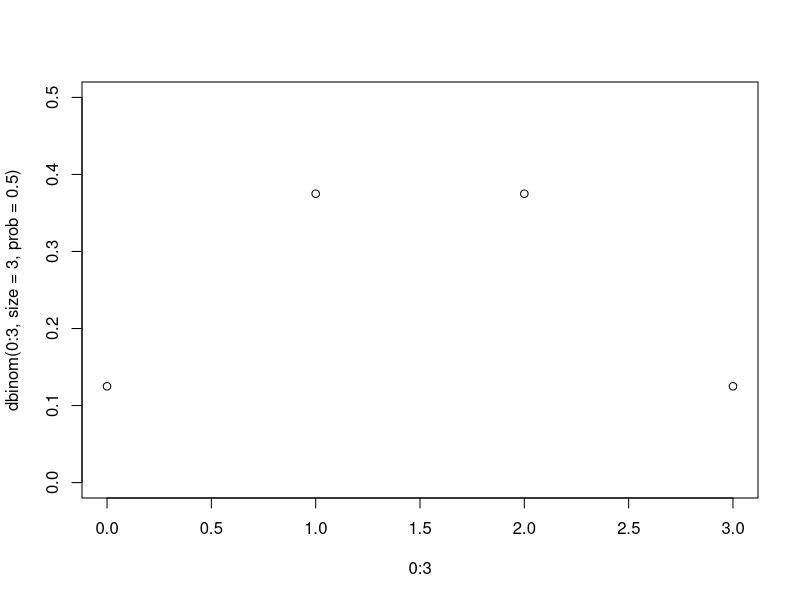
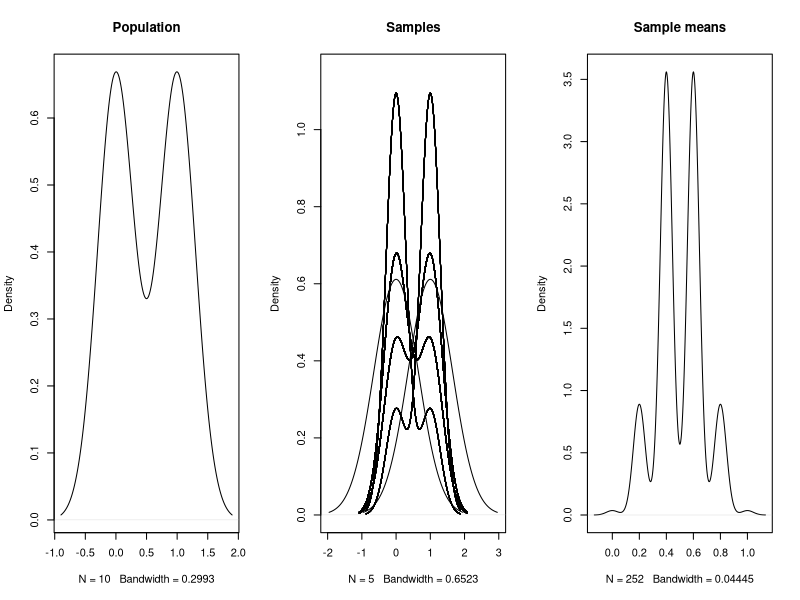
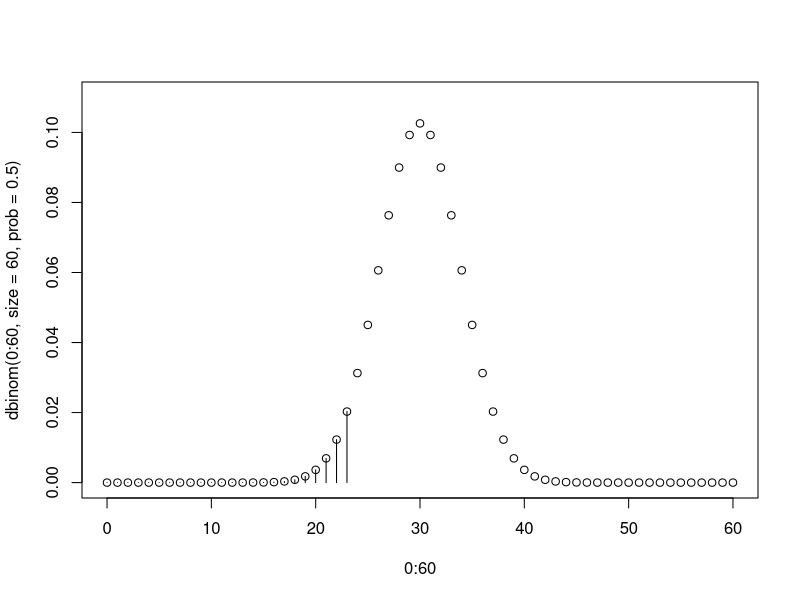
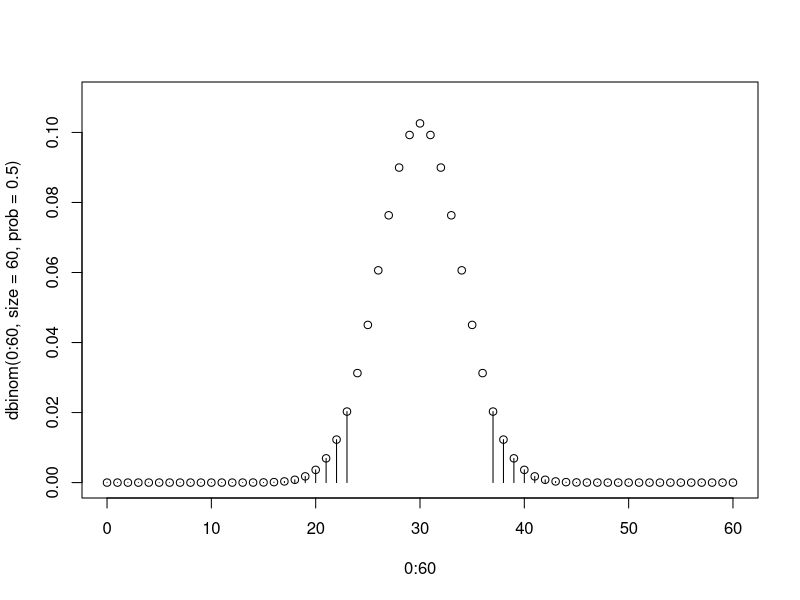

Recreate these plots in R, in order.
# 別忘了先設定工作目錄！

# 二之一節

# 模擬10,000次猜測火星人布魯諾是誰的結果
# 有三個名字各叫A, B, C的火星人
martians = c("A","B","C") 		
# 產生一個包含10000個為數字0的向量
first.guess.acc = numeric(10000)	
# 另產生一個包含10000個為數字0的向量
change.guess.acc = numeric(10000)	
# 進行10000次模擬
for (i in 1:10000) { 			
  # 隨機使用sample()函數選其中一個火星人為真實的布魯諾
 	real.bruno = sample(martians, 1) 	
 	# 隨機使用sample()函數猜測其中一個火星人為布魯諾
 	first.guess = sample(martians, 1)	
 	# 隨機選一個說自己不是布魯諾的火星人
 	# setdiff()函數幫忙從martians物件排除第一次猜測的火星人與真實的布魯諾
 	non.bruno = sample(setdiff(martians, c(real.bruno, first.guess)), 1) 
 	# 產生更換猜測的人選(排除第一次猜測的火星人與說自己不是布魯諾的火星人)
 	change.guess = setdiff(martians, c(first.guess, non.bruno))
 	# 如果第一次猜測是對的，會將1存入對應的「第一次猜測結果」的向量
 	# 1 * FALSE = 0；1 * TRUE = 1
 	first.guess.acc[i] = 1 * (real.bruno == first.guess) 
 	# 如果更換猜測人選後是對的，會將1存入對應的「更換後猜測結果」的向量
 	change.guess.acc[i] = 1 * (real.bruno == change.guess) 
} 

prob.first.guess = mean(first.guess.acc) 	# 第一次猜測正確的概率 
prob.change.guess = mean(change.guess.acc) 	# 第二次猜測的概率 
prob.first.guess 					# 大約是0.33，也就是1/3 
prob.change.guess 				# 大約是0.67，也就是2/3

# 三之一節
# 以擲硬幣的例子解釋從二項分佈中得到某種結果的機率
# 在擲三次硬幣的情況下，得出完全沒有正面的機率 
p0 = dbinom(x = 0, size = 3, prob = 0.5)
# 得出剛好1個正面的機率 
p1 = dbinom(x = 1, size = 3, prob = 0.5)
# 得出剛好2個正面的機率 
p2 = dbinom(x = 2, size = 3, prob = 0.5)
# 得出剛好3個正面的機率
p3 = dbinom(x = 3, size = 3, prob = 0.5) 
# 產生得出這四種情況的分佈圖 
plot(0:3, dbinom(0:3, size = 3, prob = 0.5), ylim = c(0,0.5)) 
# 得出最多2個正面的機率(0, H, 或HH)
p0 + p1 + p2 		
# 得出最少2個正面的機率(HH, HHH)
p2 + p3 				 
# 得出最多2個正面的機率(0, H, 或HH)
pbinom(q = 2, size = 3, prob = 0.5) 	 
# 得出最少2個正面的機率
pbinom(q = (3-2), size=3, prob=0.5) 
# 在擲60次硬幣的情況下，得到最少23個正面的機率
pbinom(q = 23, size = 60, prob = 0.5)  

# 模擬從母體火星文抽樣香蕉字詞的過程
# 符合虛無假設的母體，詞A與詞B各50,000個
null.population = c(rep("A", 50000), rep("B", 50000)) 
# 建立物件儲存得到至少37個詞A的抽樣次數 
hit.count = 0 
# 進行10,000次抽樣
for (i in 1:10000) { 
  # 用sample()從虛無假設的母體中隨意採樣60個「香蕉」字詞
  our.sample = sample(null.population, 60) 
  # 用sum()把所有樣本裡是A的數量加起來
  a.count = sum(our.sample == "A") 	
  # 如果a.count至少是(大於或等於)37
  if (a.count >= 37) 
  {  
     # 抽樣成功次數累加1
     hit.count = hit.count+1 
	} 
} 
# 把所有至少是37的抽樣結果數量除以10000次的採樣
hit.count/10000

# 三之三節
# 以「數值」的方式看待正確與否(0 = 不正確，1 = 正確)
samp = c(0,0,0,1,1) 
samp.mean = mean(samp) 		# 也就是正確率為2/5

# 直接先用二項檢定測試得到正確率為2/5的機率
pbinom(q = 2, size = 5, prob = 0.5) 	# 在5個樣本中，至少其中2個正確的機率 
#[1] 0.5 

# 改用常態分佈抽樣測試看看
mean(c(rep(0, 5), rep(1, 5))) # 假設母體為重覆5個0再重覆5個1
#[1] 0.5 

choose(10, 5) 		# 從有著10筆資料的母體任選5筆樣本資料的可能子集合數量
#[1] 252 

# 產生所有含有5個樣本的母體子集合
pop = c(rep(0, 5), rep(1, 5)) 	# 我們虛無假設的母體 
pop 					     
# 從母體中生成所有5個樣本的集合並放在一欄中
all.samps = combn(pop, 5) 	 
# 雖然很多子集合看起來一樣，但都是不同的組合 
all.samps 				

# 計算all.samps矩陣中每一欄的平均數 (1 = 行，2 = 欄) 
dist.samp.means = apply(all.samps, 2, mean) 

# 產生到目前為止步驟產出的結果的圖表
par(mfrow=c(1, 3)) 			# 把三個圖放在一列三欄的圖表空間 
plot(density(pop),main="Population")	# 繪製母體的分佈密度圖

# 接著繪製位於第一欄子集合的分佈密度圖
plot(density(all.samps[, 1]), main="Samples", 
	xlim = c(-2, 3), ylim =c(0, 1.15)	# 調整x軸和y軸的範圍
) 	 
for (i in 2:252) { 
	lines(density(all.samps[, i])) 	 	# 加上其他欄的子集合分佈密度圖
} 
# 最後繪製樣本的分佈密度圖
plot(density(dist.samp.means), main = "Sample means")
# 重設圖表空間為1列1欄
par(mfrow=c(1, 1)) 	

# 子集合平均數小於或等於(<=) 樣本平均數的數量，除以所有可能子集合數(252)
sum(dist.samp.means <= samp.mean) / length(dist.samp.means) 
#[1] 0.5 

# 模擬1,000次上述的抽樣計算過程
# 創建一個有1,000個數字的向量做為儲存的容器
rand.samp.means = numeric(1000) 	 
for (i in 1:1000) { 
  # 隨著迴圈進行在每次隨機運算前指定不同的亂數種子確保得到一樣的隨機運算
	set.seed(i)		
  # 隨意取出五個樣本子集合的計算平均數並存入rand.samp.means
	rand.samp.means[i] = mean(sample(pop, 5)) 
} 
# 子集合平均數小於或等於(<=) 樣本平均數的數量，除以所有可能子集合數(1,000)
sum(rand.samp.means <= samp.mean) / length(rand.samp.means)
#[1] 0.517

# 把樣本平均分佈當成常態分佈
# 常態分佈的平均值
mean.of.means = mean(dist.samp.means) 
mean.of.means 
#[1] 0.5
# 常態分佈的標準差
sd.of.means = sd(dist.samp.means) 
sd.of.means 
#[1] 0.1669983
# 我們實際平均數.4轉換為 z分數 
samp.mean.z = (samp.mean - mean.of.means)/sd.of.means 
samp.mean.z 
#[1] -0.5988083

# 在常態分佈中低於-0.5988083標準差的分佈區域佔比為27.5%
pnorm(samp.mean.z) 
#[1] 0.2746503  

# 三之四節
# 子集合平均數標準差 vs. 實際樣本標準誤
sd(dist.samp.means) # 0.1669983 
sd(pop)/sqrt(5) 		# 0.2357023 (比0.167更接近母體的sd(pop) = 0.527)  

# 以更大的母體與樣本比較母體標準差與樣本標準誤
# 假設一樣無模式的母體，但母體樣本增加到 N = 10,000，0和1的數量各半
big.pop = c(rep(0, 5000), rep(1, 5000)) 
# 樣本增加到 n = 50，而0和1的比例維持3:2
big.samp = c(rep(0, 30), rep(1, 20)) 	
# 創建有100,000個數值的物件，以便儲存子集合平均數
big.rand.samp.means = numeric(100000) 
# 注意，這次模擬資料太多，無法用combn()函數產生子集合，所以改以迴圈採樣
# 速度也會有點慢
for (i in 1:100000) { 
  # 每次迴圈依照i的數值進行指定不同的亂數種子
  set.seed(i)
  # 每次迴圈從母體中採樣50筆資料成為子集合，計算平均數後存入儲存容器
  big.rand.samp.means[i] = mean(sample(big.pop, 50)) 
} 
# 我們得出母體標準差：0.07034604
sd(big.rand.samp.means) 
# 中央極限定理的估算樣本標準誤：0.06998542，非常接近樣本標準差了！ 
sd(big.samp)/sqrt(50) 

# 四之一節
# 複習banana vs. ananab的二項檢定
# 在取樣60個火星「香蕉」詞的情況下，得到最少23個「banana」的機率
pbinom(q = 23, size = 60, prob = 0.5) 
#[1] 0.04623049 

# 取樣60次火星「香蕉」的所有情況 
plot(0:60, dbinom(0:60, size = 60, prob = 0.5), ylim = c(0, 0.11)) 
# 以線條標出取樣到0至23個[banana]的子集合(用?segments看看這個函數的用法)
# segments()函數是在即有的圖表上加上線條。在此例中，是依照x軸0至23的位置
# 加上線條，而線條的高度是按照dbinom產生的密度數值決定，也因此會和plot()
# 函數產生的點的高度一致。有些線條不明顯是因為密度趨近於0。
segments(0:23, rep(0, 23), 0:23, dbinom(0:23, size = 60, prob = 0.5)) 

# 上面是單尾檢定，這邊改成雙尾檢定
# 抽樣60次的所有可能情況
plot(0:60, dbinom(0:60, size = 60, prob = 0.5), ylim = c(0, 0.11)) 
# 左邊尾巴：以線條標出0至23次banana的情況
segments(0:23, rep(0, 23), 0:23, dbinom(0:23, size = 60, prob = 0.5)) 
# 右邊尾巴：以線條標出37至60次banana的情況
segments(37:60, rep(0, 23), 37:60, dbinom(37:60, 60, 0.5)) 

# 四之二節

# 把母體擴大但維持設為37比23的變異體比例進行抽樣與單尾檢定
population = c(rep("A", 37000), rep("B", 23000)) 
# 等等會把計算有顯著的單尾二項檢定數目
sig.count = 0 		
# 進行10,000次抽樣	 
for (i in 1:10000) { 	
	set.seed(i)					# 設定亂數種子
	our.sample = sample(population,60) 	# 從母體採集60個樣本
	a.count = sum(our.sample == "A")   	# 60個樣本中A的數目
	pval = pbinom(min(a.count, 60-a.count), 60, 0.5)  # 單尾檢定
	if (pval< 0.05) { 				# 如果p值小於.05 
		sig.count = sig.count+1 		# 就在剛剛創建的sig.count加1
	} 
} 
# 從母體採集的樣本子集合中得到A數目與母體顯著不同的數量
sig.count/10000 
#[1] 0.5556

# 五之一節
# 練習二
# 20位閩南語兒童詞彙平均數100，母體英語兒童詞彙平均數160，標準差50
z.score = (160 - 100) / (50 / sqrt(20))
(1 - pnorm(z.score)) * 2
#[1] 8.025111e-08

# 五之二節
# 以t.test()函數進行單一樣本t檢定，檢查假的妹妹VOT資料是否與母體有顯著差異
set.seed(19483) 					# 先指定亂數種子確保抽樣結果相同 
# 從常態分佈中抽樣妹妹發音/t/16次的VOT長度並以round()函數四捨五入
sister = round(rnorm(n = 16, mean = 22, sd = 3)) 	
sister 						# 看看長怎樣
#[1] 20 23 29 21 22 21 18 25 25 16 21 21 25 22 21 22
mean(sister) 					# 樣本平均數等於22
sd(sister) 						# 標準差3.03315，離3夠近了
# 進行單一樣本t檢定，母體虛無假設H0為mu = 20 (t.test()預設mu = 0)
t.test(sister, mu = 20) 	

# 上述單一樣本t檢定的檢定力計算
power.t.test(n = 16, sig.level = 0.05, 
             delta = abs(mean(sister) - 20), sd = sd(sister),
             type = "one.sample", alternative = "two.sided")

# 改成在相同樣本與母體差異為顯著情況下指定檢定力要達到.8，計算所需樣本為何
power.t.test(power = 0.8, sig.level = 0.05, 
             delta = abs(mean(sister) - 20), sd = sd(sister), 
             type = "one.sample", alternative = "two.sided")
